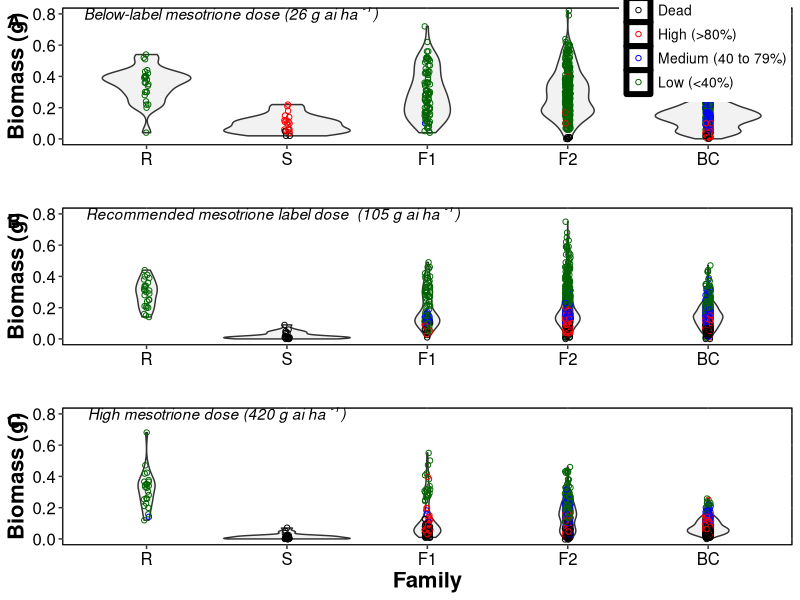
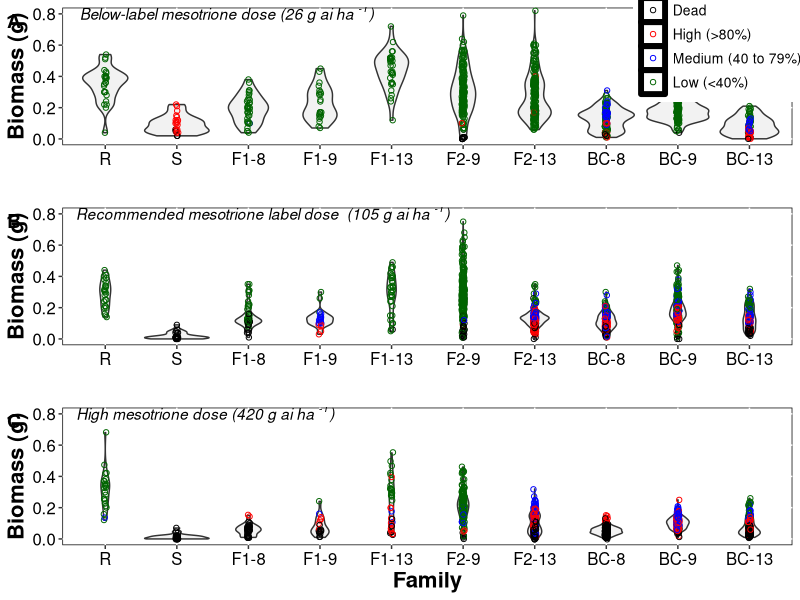

These charts were generated, in order, by the following R code:
## ---- chunk 1
library(ggplot2)
library(gridExtra)
library(cowplot)
## ---- chunk 2
Data=read.csv("Dose26.csv")
str(Data)
head(Data)
## ---- chunk 3
Data$Pedigree <-factor(Data$Pedigree, levels=c("R", "S", "F1", "F2", "BC"), labels=c("R", "S", "F1", "F2", "BC"))


Data$Survival<-factor(Data$Survival, levels=c("Died", "High", "Medium", "Low"), labels=c("Dead", "High (>80%)", "Medium (40 to 79%)", "Low (<40%)"))
## ---- chunk 4
p1<-ggplot(Data, aes(y=Biomass, x=Pedigree)) + 
geom_violin(fill="grey95") +
  scale_color_manual(values=c("black", "red", "blue", "darkgreen"), name="Plant Injury Level") +
geom_jitter(aes(color=Survival), shape=1, width = .02) + 
  labs(fill="", y="Biomass (g)", x="") +
  coord_cartesian(ylim = c(0, 0.8)) +
  theme(axis.text=element_text(size=12, color="black"), 
        axis.title=element_text(size=16, face="bold"), 
        panel.background = element_rect(fill="white", color = "black"), 
        panel.grid.major = element_line(color = "white"), 
  panel.grid.minor = element_blank(), panel.border=element_rect(fill=NA, color="black", size=0.7, linetype = "solid"),
  legend.position=c(0.88,0.80), legend.text = element_text(size = 10, colour = "black"), legend.title = element_text(size = 11, face="bold", colour = "black"), legend.key = element_rect(size=2, fill=NA), 
legend.background = element_rect(fill =NULL)) +
  annotate("text", x = 1.6, y = 0.8, alpha=1, label =as.character(expression(italic(paste("Below-label mesotrione dose (26 g ai ha "^"-1",")")))), parse=T) 
## ---- chunk 5
Data1=read.csv("Dose105.csv") 
str(Data1)
## ---- chunk 6
Data1$Pedigree <-factor(Data1$Pedigree, levels=c("R", "S", "F1", "F2", "BC"), labels=c("R", "S", "F1", "F2", "BC"))


Data1$Survival<-factor(Data1$Survival, levels=c("Died", "High", "Medium", "Low"), labels=c("Dead", "High (>80%)", "Medium (40 to 79%)", "Low (<40%)"))
## ---- chunk 7
p3<-ggplot(Data1, aes(y=Biomass, x=Pedigree)) + 
geom_violin(fill="grey95") +
  scale_color_manual(values=c("black", "red", "blue", "darkgreen"), name="Plant injury level") +
geom_jitter(aes(color=Survival), shape=1, width = .02) + 
  labs(fill="", y="Biomass (g)", x="") +
   coord_cartesian(ylim = c(0, 0.8)) +
  theme(axis.text=element_text(size=12, color="black"), 
        axis.title=element_text(size=16, face="bold"),
        panel.background = element_rect(fill="white", color = "black"), 
        panel.grid.major = element_line(color = "white"), 
  panel.grid.minor = element_blank(), panel.border=element_rect(fill=NA, color="black", size=0.7, linetype = "solid"),
  legend.position=c(3.0,6.85)) +
  annotate("text", x = 1.9, y = 0.8, alpha=1, label =as.character(expression(italic(paste("Recommended mesotrione label dose  (105 g ai ha "^"-1",")")))), parse=T) 
## ---- chunk 8
Data2=read.csv("Dose420.csv")
str(Data2)
## ---- chunk 9
Data2$Pedigree <-factor(Data2$Pedigree, levels=c("R", "S", "F1", "F2", "BC"), labels=c("R", "S", "F1", "F2", "BC"))


Data2$Survival<-factor(Data2$Survival, levels=c("Died", "High", "Medium", "Low"), labels=c("Dead", "High (>80%)", "Medium (40 to 79%)", "Low (<40%)"))
## ---- chunk 10
p5<-ggplot(Data2, aes(y=Biomass, x=Pedigree)) + 
geom_violin(fill="grey95") + 
  scale_color_manual(values=c("black", "red", "blue", "darkgreen"), name="Plant injury level") + 
geom_jitter(aes(color=Survival), shape=1, width = .02) + 
  labs(fill="", y="Biomass (g)", x="Family") + 
   coord_cartesian(ylim = c(0, 0.8)) +
  theme(axis.text=element_text(size=12, color="black"), 
        axis.title=element_text(size=16, face="bold"), 
        panel.background = element_rect(fill="white", color = "black"),  
        panel.grid.major = element_line(color = "white"),  
  panel.grid.minor = element_blank(), panel.border=element_rect(fill=NA, color="black", size=0.7, linetype = "solid"),
  legend.position=c(1.90,4.85), legend.text = element_text(size = 10, colour = "black"), legend.title = element_text(size = 11, face="bold", colour = "black"), legend.key = element_rect(size=2, fill=NA), 
legend.background = element_rect(fill =NULL)) +
  annotate("text", x = 1.5, y = 0.8, alpha=1, label =as.character(expression(italic(paste("High mesotrione dose (420 g ai ha "^"-1",")")))), parse=T) 
## ---- chunk 11
A<-plot_grid(p1, p3, p5, nrow=3, ncol=1, vjust=2, labels = c('A', 'B','C')) 
## ---- chunk 12
ggsave("Combined.tiff", plot = A, device = NULL, path = NULL,
  scale = 1, units="in", width=8, height=10, dpi=
    800)
## ---- chunk 13
Data=read.csv("Dose26.csv")
str(Data)
head(Data)
## ---- chunk 14
Data$Population <-factor(Data$Population, levels=c("R", "S", "F1-8", "F1-9", "F1-13", "F2-9", "F2-13", "BC-8", "BC-9", "BC-13"), labels=c("R", "S", "F1-8", "F1-9", "F1-13", "F2-9", "F2-13", "BC-8", "BC-9", "BC-13"))

Data$Survival<-factor(Data$Survival, levels=c("Died", "High", "Medium", "Low"), labels=c("Dead", "High (>80%)", "Medium (40 to 79%)", "Low (<40%)"))
## ---- chunk 15
p2<-ggplot(Data, aes(y=Biomass, x=Population)) + 
geom_violin(fill="grey95") +
  scale_color_manual(values=c("black", "red", "blue", "darkgreen"), name="Plant injury level") +
geom_jitter(aes(color=Survival), shape=1, width = .02) + 
  labs(fill="", y="Biomass (g)", x="") +
  coord_cartesian(ylim = c(0, 0.8)) +
  theme(axis.text=element_text(size=12, color="black"),
        axis.title=element_text(size=16, face="bold"),
        panel.background = element_rect(fill="white", color = "black"), 
        panel.grid.major = element_line(color = "white"), 
  panel.grid.minor = element_blank(),
  legend.position=c(0.90,0.80), legend.text = element_text(size = 10, colour = "black"), legend.title = element_text(size = 11, face="bold", colour = "black"), legend.key = element_rect(size=2, fill=NA), 
legend.background = element_rect(fill =NULL)) +
  annotate("text", x = 2.7, y = 0.8, alpha=1, label =as.character(expression(italic(paste("Below-label mesotrione dose (26 g ai ha "^"-1",")")))), parse=T) 
## ---- chunk 16
Data1=read.csv("Dose105.csv") 
str(Data1)
## ---- chunk 17
Data1$Population <-factor(Data1$Population, levels=c("R", "S", "F1-8", "F1-9", "F1-13", "F2-9", "F2-13", "BC-8", "BC-9", "BC-13"), labels=c("R", "S", "F1-8", "F1-9", "F1-13", "F2-9", "F2-13", "BC-8", "BC-9", "BC-13"))

Data1$Survival<-factor(Data1$Survival, levels=c("Died", "High", "Medium", "Low"), labels=c("Dead", "High (>80%)", "Medium (40 to 79%)", "Low (<40%)"))
## ---- chunk 18
p4<-ggplot(Data1, aes(y=Biomass, x=Population)) + 
geom_violin(fill="grey95") +
  scale_color_manual(values=c("black", "red", "blue", "darkgreen"), name="Plant injury level") +
geom_jitter(aes(color=Survival), shape=1, width = .02) + 
  labs(fill="", y="Biomass (g)", x="") +
   coord_cartesian(ylim = c(0, 0.8)) +
  theme(axis.text=element_text(size=12, color="black"),
        axis.title=element_text(size=16, face="bold"),
        panel.background = element_rect(fill="white", color = "black"), 
        panel.grid.major = element_line(color = "white"), 
  panel.grid.minor = element_blank(),
  legend.position=c(9.88,9.85), legend.text = element_text(size = 8, colour = "black"), legend.title = element_text(size = 10, face="bold", colour = "black"), legend.key = element_rect(size=2, fill=NA),
legend.background = element_rect(fill =NA)) +
  annotate("text", x = 3.2, y = 0.8, alpha=1, label =as.character(expression(italic(paste("Recommended mesotrione label dose  (105 g ai ha "^"-1",")")))), parse=T) 
## ---- chunk 19
Data2=read.csv("Dose420.csv")
str(Data2)
## ---- chunk 20
Data2$Population <-factor(Data2$Population, levels=c("R", "S", "F1-8", "F1-9", "F1-13", "F2-9", "F2-13", "BC-8", "BC-9", "BC-13"), labels=c("R", "S", "F1-8", "F1-9", "F1-13", "F2-9", "F2-13", "BC-8", "BC-9", "BC-13"))

Data2$Survival<-factor(Data2$Survival, levels=c("Died", "High", "Medium", "Low"), labels=c("Dead", "High (>80%)", "Medium (40 to 79%)", "Low (<40%)"))
## ---- chunk 21
p6<-ggplot(Data2, aes(y=Biomass, x=Population)) + 
geom_violin(fill="grey95") + 
  scale_color_manual(values=c("black", "red", "blue", "darkgreen"), name="Plant injury level") + 
geom_jitter(aes(color=Survival), shape=1, width = .02) + 
  labs(fill="", y="Biomass (g)", x="Family") + 
   coord_cartesian(ylim = c(0, 0.8)) +
  theme(axis.text=element_text(size=12, color="black"),
        axis.title=element_text(size=16, face="bold"),
        panel.background = element_rect(fill="white", color = "black"),  
        panel.grid.major = element_line(color = "white"),  
  panel.grid.minor = element_blank(),
  legend.position=c(8.90,8.85), legend.text = element_text(size = 8, colour = "black"), legend.title = element_text(size = 10, face="bold", colour = "black"), legend.key = element_rect(size=2, fill=NA), 
legend.background = element_rect(fill =NULL)) +
  annotate("text", x = 2.4, y = 0.8, alpha=1, label =as.character(expression(italic(paste("High mesotrione dose (420 g ai ha "^"-1",")")))), parse=T) 
## ---- chunk 22
B<-plot_grid(p2, p4, p6, nrow=3, ncol=1, vjust=2, labels = c('A', 'B','C')) 
## ---- chunk 23
ggsave("Family.tiff", plot = B, device = NULL, path = NULL,
  scale = 1, units="in", width=14, height=12, dpi=300)

